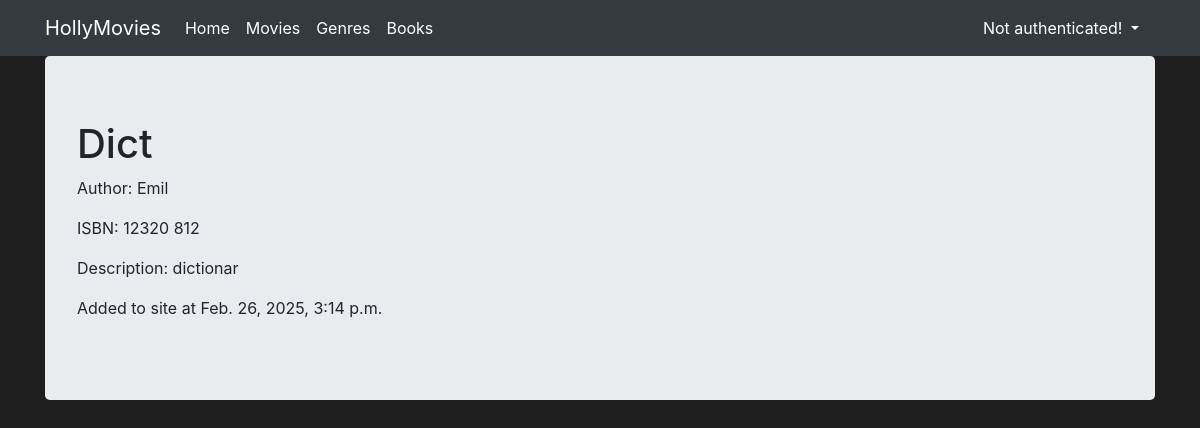
The page /books/2 on the database its author committed.
### books/models.py (models this page shows, shortened)
class Book(Model):
    title = CharField(max_length=128)
    description = TextField()
    author = ForeignKey(Author, on_delete=DO_NOTHING)
    isbn = CharField(max_length=13)
    created = DateTimeField(auto_now_add=True)

class Author(Model):
    name = CharField(max_length=128)
    date_of_birth = DateField()

### books/views.py (the view)
# urls.py: path('<pk>', BooksDetail.as_view(), name='book_detail'),
class BooksDetail(DetailView):
    template_name = 'books_detail.html'
    model = Book

### books/templates/books_detail.html
{% extends 'base.html' %}
{% block content %}
<h1>{{ object.title }}</h1>
<p>Author: {{ object.author.name }}</p>
<p>ISBN: {{ object.isbn }}</p>
<p>Description: {{ object.description }}</p>
<p>Added to site at {{ object.created }}</p>
{% endblock %}

### viewer/static/index.css (style rules this page uses)
body { background-color: #1e1e1e; }

### rows shown on the page
Book: title "Dict", author.name "Emil", isbn "12320 812", description "dictionar", created "Feb. 26, 2025, 3:14 p.m."
